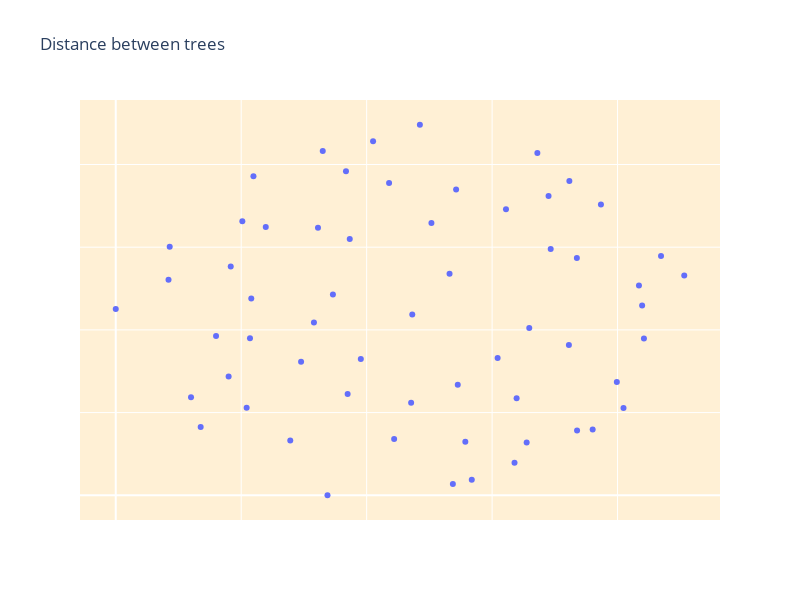

Notebook code for this chart:
### Code cell
# Testing code for tree distance

import plotly.graph_objects as go
from sklearn.manifold import MDS
import numpy as np

BG = '#FFF0D5'
# 1. random distance matrix → rf_distance between tree
points_id = ['Point ' + str(i) for i in range(1, 61)]
num_points = len(points_id)
distances = np.random.rand(num_points, num_points)
)

# 2. MDS to calculate coordinates according the distance precomputed
mds = MDS(n_components=2, dissimilarity='precomputed')
coordinates = mds.fit_transform(distances)

coordinates -= coordinates.min(axis=0)

# 3. Plot out all point with coordinate
fig = go.Figure() 

# mode : text+markers / lines
hover_text = [f'ID: {points_id[i]}' for i in range(num_points)]
fig.add_trace(go.Scatter(x=coordinates[:, 0], y=coordinates[:, 1], mode='markers', name='Distance',hoverinfo='text',text=hover_text))
fig.update_layout(dragmode=False)
fig.update_layout(title='Distance between trees',plot_bgcolor=BG,width=800, height=600,xaxis=dict(color=BLANK),yaxis=dict(color=BLANK))

fig.show()

### Figure 1 — Plotly figure (JSON) as saved in the notebook; plotly's stock layout.template omitted (floating-point values rounded to 4 significant figures)
{"data": [{"hoverinfo": "text", "mode": "markers", "name": "Distance", "text": ["ID: Point 1", "ID: Point 2", "ID: Point 3", "ID: Point 4", "ID: Point 5", "ID: Point 6", "ID: Point 7", "ID: Point 8", "ID: Point 9", "ID: Point 10", "ID: Point 11", "ID: Point 12", "ID: Point 13", "ID: Point 14", "ID: Point 15", "ID: Point 16", "ID: Point 17", "ID: Point 18", "ID: Point 19", "ID: Point 20", "ID: Point 21", "ID: Point 22", "ID: Point 23", "ID: Point 24", "ID: Point 25", "ID: Point 26", "ID: Point 27", "ID: Point 28", "ID: Point 29", "ID: Point 30", "ID: Point 31", "ID: Point 32", "ID: Point 33", "ID: Point 34", "ID: Point 35", "ID: Point 36", "ID: Point 37", "ID: Point 38", "ID: Point 39", "ID: Point 40", "ID: Point 41", "ID: Point 42", "ID: Point 43", "ID: Point 44", "ID: Point 45", "ID: Point 46", "ID: Point 47", "ID: Point 48", "ID: Point 49", "ID: Point 50", "ID: Point 51", "ID: Point 52", "ID: Point 53", "ID: Point 54", "ID: Point 55", "ID: Point 56", "ID: Point 57", "ID: Point 58", "ID: Point 59", "ID: Point 60"], "type": "scatter", "x": [0.3376, 0.7603, 0.8341, 0.5033, 0.7354, 0.316, 0.3224, 0.2195, 0.4849, 0.33, 0.08413, 0.367, 0.5375, 0.7735, 0.6721, 0.5321, 0.1833, 0.08603, 0.7224, 0.6551, 0.214, 0.5676, 0.6592, 0.1799, 0.8421, 0.2087, 0.12, 0.7351, 0, 0.8693, 0.6088, 0.2782, 0.1599, 0.4709, 0.8095, 0.6934, 0.2955, 0.5573, 0.3697, 0.2018, 0.4438, 0.373, 0.9063, 0.3462, 0.4357, 0.7232, 0.69, 0.5426, 0.1354, 0.2392, 0.3907, 0.4727, 0.4102, 0.8392, 0.7988, 0.6357, 0.2161, 0.5452, 0.639, 0.6221], "y": [0, 0.1588, 0.5075, 0.6583, 0.1565, 0.4176, 0.6473, 0.7718, 0.8962, 0.8327, 0.521, 0.7834, 0.02705, 0.7033, 0.8278, 0.5355, 0.5531, 0.6013, 0.3637, 0.1275, 0.3798, 0.03724, 0.4044, 0.2871, 0.3794, 0.2118, 0.2372, 0.5737, 0.4505, 0.5787, 0.3322, 0.1325, 0.385, 0.2237, 0.2109, 0.5955, 0.3228, 0.1294, 0.2449, 0.663, 0.1364, 0.6197, 0.5318, 0.4856, 0.7554, 0.7599, 0.724, 0.7394, 0.1654, 0.6488, 0.3298, 0.4374, 0.856, 0.4592, 0.2742, 0.0789, 0.4761, 0.2672, 0.2347, 0.6918]}], "layout": {"dragmode": false, "height": 600, "plot_bgcolor": "#FFF0D5", "title": {"text": "Distance between trees"}, "width": 800, "xaxis": {"autorange": true, "color": "#FFFFFF", "range": [-0.05699, 0.9633], "type": "linear"}, "yaxis": {"autorange": true, "color": "#FFFFFF", "range": [-0.05987, 0.956], "type": "linear"}}}
